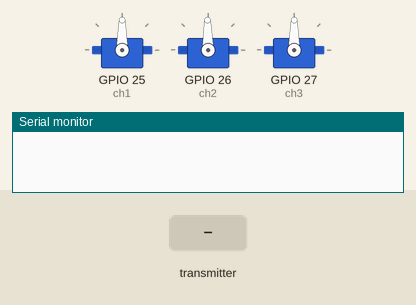
Simulated run of this sketch. Board: ESP32. On the bench: 3 × servo, the last lines printed to the serial monitor. The test bench sets the inputs (shaded band).

Above: at 1.2 s.
1.3 s: the transmitter starts sending throttle = 0
At 2.4 s:
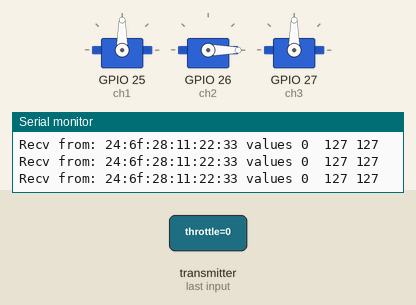
2.8 s: the transmitter starts sending steering = 0
At 3.6 s:
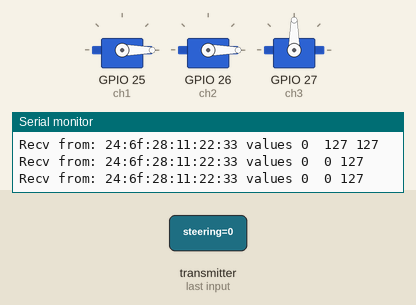
4.3 s: the transmitter starts sending knob1 = 0
At 4.7 s:
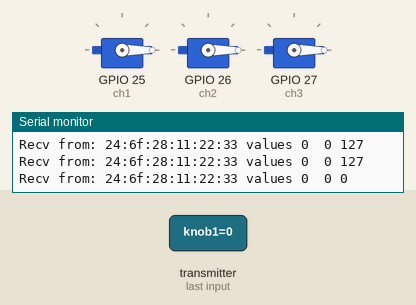
5.8 s: the transmitter starts sending throttle = 64
At 7.0 s:
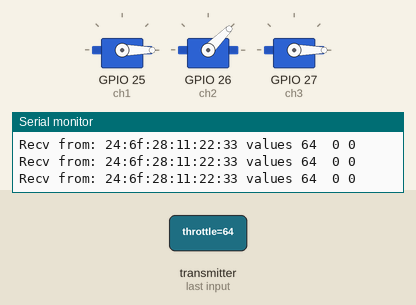
7.3 s: the transmitter starts sending steering = 64
At 8.2 s:
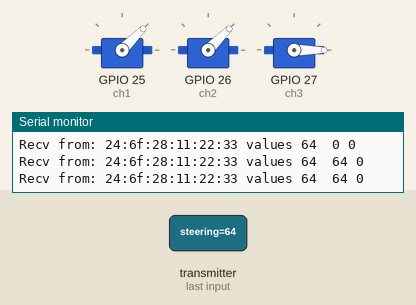
8.8 s: the transmitter starts sending knob1 = 64
At 9.3 s:
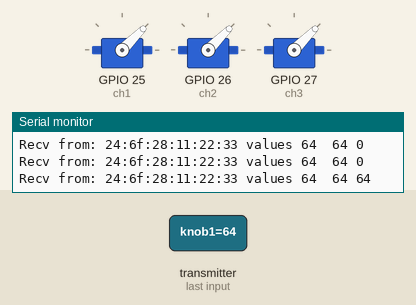
Timing chart, 0 to 11.3 s (numbered marks = the images above; inputs shaded):
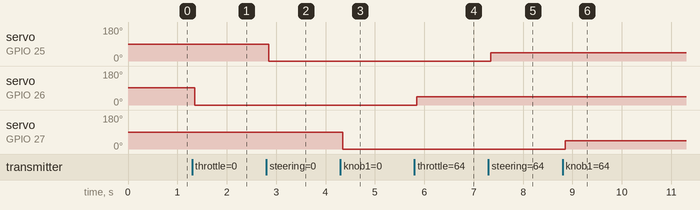

The sketch:

3ch_Receiver.ino
```cpp
#include <esp_now.h>
#include <WiFi.h>
#include <ESP32Servo.h>

#define SIGNAL_TIMEOUT 1000  // This is signal timeout in milli seconds. We will reset the data if no signal

unsigned long lastRecvTime = 0;

typedef struct PacketData
{
  byte throttle;          //ch2
  byte steering;          //ch1
  byte knob1;             //ch3
}PacketData;
PacketData receiverData;

Servo ch1;  //steering
Servo ch2;  //throttle
Servo ch3;  //knob1

//Assign default input received values
void setInputDefaultValues()
{
  // The middle position for joystick. (254/2=127)
  receiverData.throttle = 129;
  receiverData.steering = 127;
  receiverData.knob1 = 127;
}

void mapAndWriteValues()
{
  ch2.write(map(receiverData.throttle, 0, 254, 0, 180));    //esc
  ch1.write(map(receiverData.steering, 0, 254, 0, 180));  //servo
  ch3.write(map(receiverData.knob1, 0, 254, 0, 180));
}

// Updated callback function that will be executed when data is received
void OnDataRecv(const esp_now_recv_info_t *esp_now_info, const uint8_t *incomingData, int len)
{
  if (len == 0)
  {
    return;
  }
  memcpy(&receiverData, incomingData, sizeof(receiverData));

  // Get the sender's mac address
  char macStr[18];
  snprintf(macStr, sizeof(macStr), "%02x:%02x:%02x:%02x:%02x:%02x",
           esp_now_info->src_addr[0], esp_now_info->src_addr[1],
           esp_now_info->src_addr[2], esp_now_info->src_addr[3],
           esp_now_info->src_addr[4], esp_now_info->src_addr[5]);

  String inputData = "Recv from: " + String(macStr) + " values " +
                     String(receiverData.throttle) + "  " +
                     String(receiverData.steering) + " " +
                     String(receiverData.knob1);
  Serial.println(inputData);

  mapAndWriteValues();
  lastRecvTime = millis();
}

void setUpPinModes()
{
  ch1.attach(25, 1000, 2000);       //25
  ch2.attach(26, 1000, 2000);       //26
  ch3.attach(27, 1000, 2000);       //27

  setInputDefaultValues();
  mapAndWriteValues();
}

void setup()
{
  setUpPinModes();

  Serial.begin(115200);
  WiFi.mode(WIFI_STA);

  // Init ESP-NOW
  if (esp_now_init() != ESP_OK)
  {
    Serial.println("Error initializing ESP-NOW");
    return;
  }

  esp_now_register_recv_cb(OnDataRecv);
}

void loop()
{
  //Check Signal lost.
  unsigned long now = millis();
  if ( now - lastRecvTime > SIGNAL_TIMEOUT )
  {
    setInputDefaultValues();
    mapAndWriteValues();
  }
}
```

Measured:
- after the input at 1.3 s, servo on GPIO 26 (ch2): 91° → 0° after 0.05 s
- after the input at 2.8 s, servo on GPIO 25 (ch1): 90° → 0° after 0.05 s
- after the input at 4.3 s, servo on GPIO 27 (ch3): 90° → 0° after 0.05 s
- after the input at 5.8 s, servo on GPIO 26 (ch2): 0° → 45° after 0.05 s
- after the input at 7.3 s, servo on GPIO 25 (ch1): 0° → 45° after 0.05 s
- after the input at 8.8 s, servo on GPIO 27 (ch3): 0° → 45° after 0.05 s
